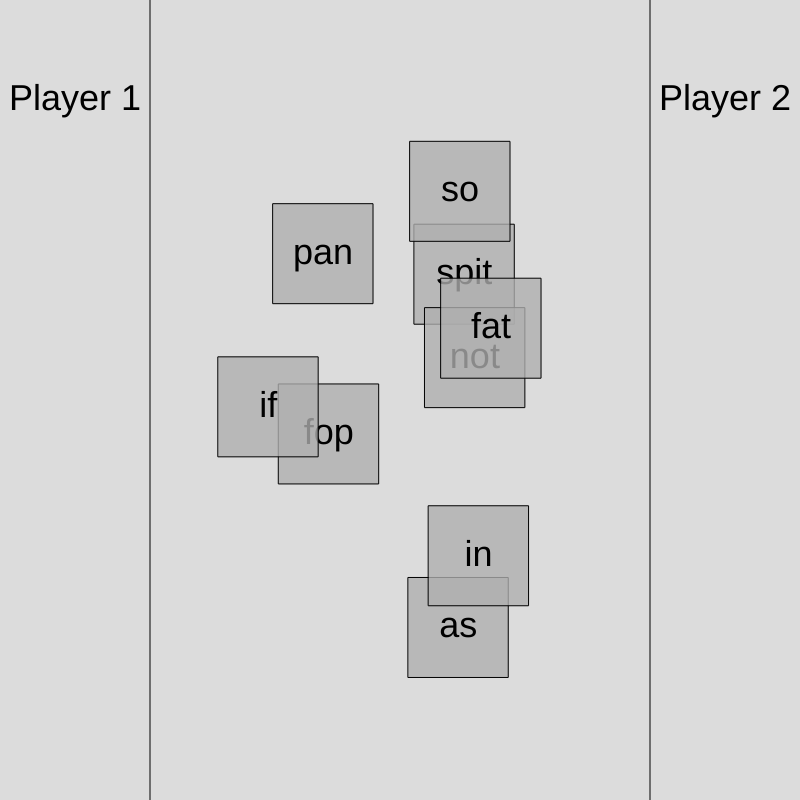
Frame 1 (no input)
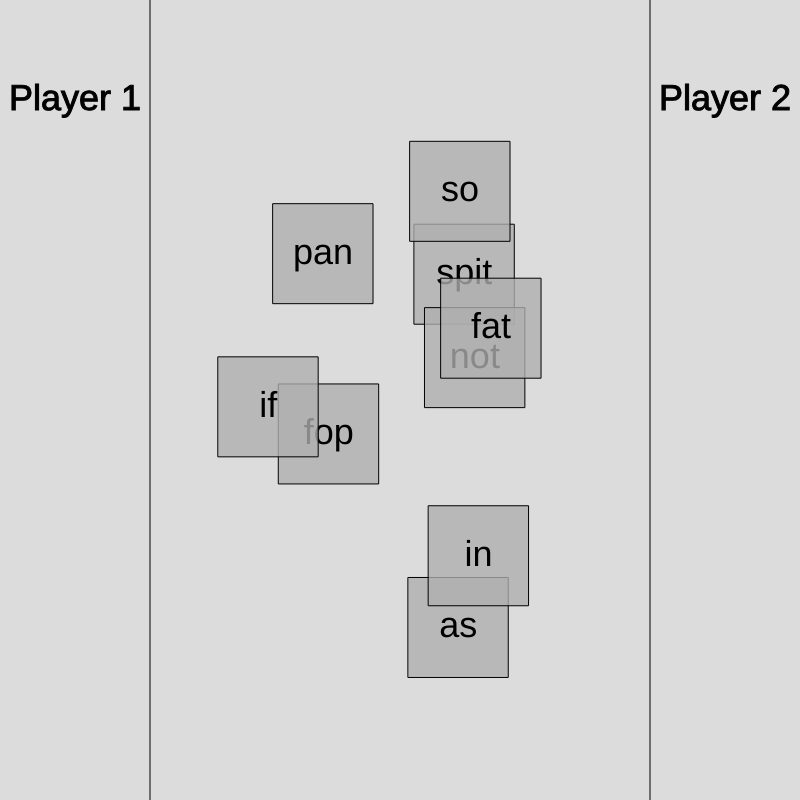
Frame 60 (no input)
Frame 120 (the mouse pressed at the canvas centre since frame 60): identical to frame 60, image omitted

The p5.js sketch that drew these frames (run headless with seeded random() and noise() and a simulated clock; from frame 60 on, the mouse is pressed at the canvas centre):

// p5.js sketch
// ── sketch.js
// Objects we need to store cards
cardDetails = [{name:"spit",gridx:0,gridy:0},
               {name:"not", gridx:-1,gridy:-1},
               {name:"fat", gridx:1, gridy:1},
               {name:"pan", gridx:1, gridy:-1},
               {name:"fop", gridx:-1, gridy:1},
               {name:"as",  gridx:1, gridy:0},
               {name:"if",  gridx:0, gridy:1},
               {name:"in",  gridx:0, gridy:-1},
               {name:"so",  gridx:-1, gridy:0}]
cards = []
cardsByLetter = {a:[], i:[], f:[], o:[], p:[], n:[], s:[], t:[]}
cardsByName = {}
letters = "aifopnst"
card_size = 100

// Text displayed when a player wins
winText = ""

gridMode = false


function setup() {
  createCanvas(800, 800);
  
  textAlign(CENTER, CENTER);
  textSize(36);  
  
  // Make all the cards
  for (let i=0; i<cardDetails.length; i++) {
    makeCard(cardDetails[i])
  }

  if (!gridMode)
    placeRandomly()
}




function draw() {
  background(220);
  
  // Player lines
  fill(0)
  text("Player 1", card_size*1.5/2, 100)
  text("Player 2", width-card_size*1.5/2, 100)
  line(card_size*1.5, 0, card_size*1.5, height)
  line(width-card_size*1.5, 0, width-card_size*1.5, height)

  // Display winner
  text(winText, width/2, 100)

  if (gridMode)
    drawGrid()
  
  // Check for drag
  for(var i = 0; i < cards.length; i++) {
    var card = cards[i];
    card.over();
    card.update();
    card.show();    
  }
}

// Check for dragged card
function mousePressed() {
  for(var i = cards.length-1; i >= 0; i--) {
    var card = cards[i];
    if (card.pressed())
      break
  }
}

// Check for dropped card
function mouseReleased() {
  for(var i = 0; i < cards.length; i++) {
    var card = cards[i];
    card.released();  
  }
  checkWins()
}

// Check for key pressed
function keyPressed() {
  if (key == 'x') {
    print("Arrange in grid")
    gridMode = true
    placeInGrid()
  } else if (key == 'r') {
    print("Arrange randomly")
    gridMode = false
    placeRandomly()
  }  
}
  
// Randomise the position of the cards
function placeRandomly() {
  for(var i = 0; i < cards.length; i++) {
    var card = cards[i];
    card.x = random(card_size*2, width-card_size*3)
    card.y = random(card_size, height-card_size)
    card.player = 0
  }
}

// Place the cards in a grid
function placeInGrid() {
  for (let i=0; i<cards.length; i++) {
    let card = cards[i]
    card.moveToGrid()
    card.player = 0
  }
}

// Make a card with the given name
function makeCard(details) {
  //let x = width/2 - card_size/2 + details.gridx*card_size
  //let y = height/2 - card_size/2 + details.gridy*card_size
  card = new Draggable(details.name, card_size, details.gridx, details.gridy)
  cards.push(card)  
  for (var i = 0; i < details.name.length; i++) {
    cardsByLetter[details.name.charAt(i)].push(card)
  }  
  cardsByName[name] = card
}

  
// Check if a player has won
function checkWins() {
  player1 = ""
  player2 = ""
  
  // Get all the letters for all the cards each player has
  for(var i = 0; i < cards.length; i++) {
    var card = cards[i];
    if (card.player==1)
      player1 += card.name
    else if (card.player==2)
      player2 += card.name
    
    //print(player1, player2)
  }
    
  // Find if we have 3 of anything
  winText = ""
  for (var j = 0; j < letters.length; j++) {
    letter = letters.charAt(j)
    let re = new RegExp(letter,'g')
    
    var count = (player1.match(re) || []).length;
    if (count==3) {
      print("Game Over")
      winText = "Player 1 wins with " +  letter
    }

    count = (player2.match(re) || []).length;
    if (count==3) {
      print("Game Over")      
      winText = "Player 2 wins with " +  letter
    }
  }
}

// Draw the 0x0 grid
function drawGrid() {
  // Draw grid lines
  push()
  strokeWeight(5)
  translate(width/2-card_size*1.5, height/2-card_size*1.5)
  w = card_size;
  h = card_size;
  line(w, 0, w, card_size*3);
  line(w * 2, 0, w * 2, card_size*3);
  line(0, h, card_size*3, h);
  line(0, h * 2, card_size*3, h * 2);
  pop()
  
  // Draw grid words
  push()
  noStroke()
  translate(width/2, height/2)
  for (let i=0; i<cards.length; i++) {
    let card = cards[i]
    let x = card.gridx*card_size
    let y =  card.gridy*card_size
    if (card.player==1)
      fill(card.player1Colour)
    else if (card.player==2)
      fill(card.player2Colour)
    else 
      fill(0)
    text(card.name, x, y)
  }
  pop()
}




// ── draggable.js
// Click and Drag an object
// Daniel Shiffman <http://www.shiffman.net>



class Draggable {
  constructor(name, card_size, gridx, gridy) {
    this.dragging = false; // Is the object being dragged?
    this.rollover = false; // Is the mouse over the ellipse?
    this.x = 0;
    this.y = 0;
    this.w = card_size;
    this.h = card_size;
    this.offsetX = 0;
    this.offsetY = 0;
    this.name = name;
    this.gridx = gridx;
    this.gridy = gridy;
    this.player1Colour = color(200, 100, 100)
    this.player2Colour = color(100, 100, 200)
    this.moveToGrid()
  }
  
  moveToGrid() {
    this.x = width/2 - this.w/2 + this.gridx*this.w
    this.y = height/2 - this.h/2 + this.gridy*this.h        
  }

  over() {
    // Is mouse over object
    if (mouseX > this.x && mouseX < this.x + this.w && mouseY > this.y && mouseY < this.y + this.h) {
      this.rollover = true;
    } else {
      this.rollover = false;
    }
  }

  update() {
    // Adjust location if being dragged
    if (this.dragging) {
      this.x = mouseX + this.offsetX;
      this.y = mouseY + this.offsetY;
    }
  }

  show() {
    stroke(0);
    // Different fill based on state
    if (this.player==1) {
      fill(this.player1Colour);
    } else if (this.player==2) {
      fill(this.player2Colour);
    } else if (this.rollover) {
      fill(100);
    } else {
      fill(175, 200);
    }
    rect(this.x, this.y, this.w, this.h);
    
    push()
    noStroke()
    fill(0)
    text(this.name, this.x+this.w/2, this.y+this.h/2)
    pop()
  }

  pressed() {
    // Did I click on the rectangle?
    if (mouseX > this.x && mouseX < this.x + this.w && mouseY > this.y && mouseY < this.y + this.h) {
      this.dragging = true;
      // If so, keep track of relative location of click to corner of rectangle
      this.offsetX = this.x - mouseX;
      this.offsetY = this.y - mouseY;
    }
    return this.dragging
  }

  released() {
    // Quit dragging
    this.dragging = false;
    
    //print(this.x+this.w)
    if (this.x+this.w < this.w*1.5)
      this.player = 1
    else if (this.x > width-this.w*1.5)
      this.player = 2
    else
      this.player = 0
  }
}
